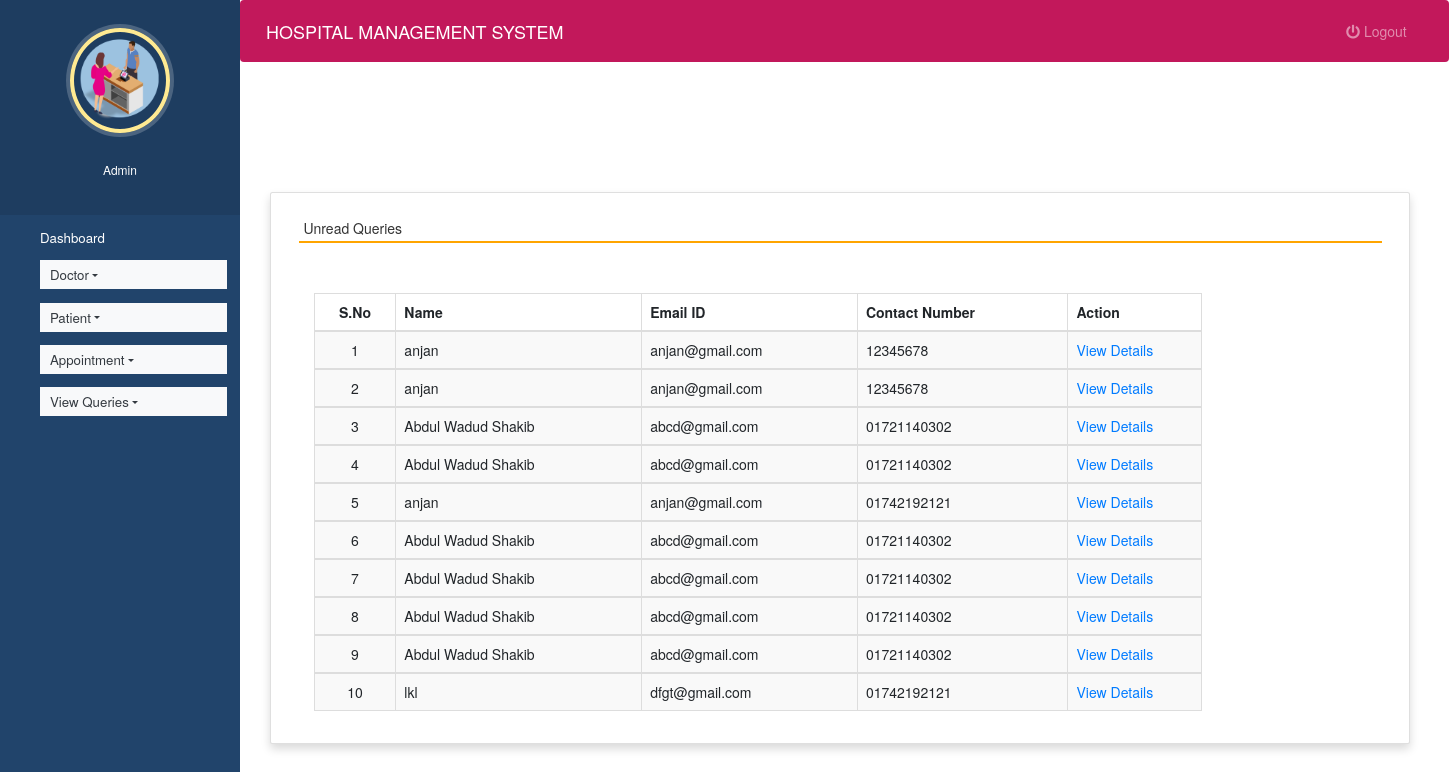
Screenshot of /read_queries (signed in) with the database file from the repository.
### hospitals/models.py (models this page shows, shortened)
class Contact(models.Model):
    name = models.CharField(max_length=100, null=True)
    contact = models.CharField(max_length=15, null=True)
    email = models.CharField(max_length=50, null=True)
    subject = models.CharField(max_length=100, null=True)
    message = models.CharField(max_length=300, null=True)
    msgdate = models.DateField(null=True)
    isread = models.CharField(max_length=10,null=True)

### hospitals/views.py (the view)
# urls.py: path('read_queries', read_queries, name='read_queries'),
def read_queries(request):
    if not request.user.is_authenticated:
        return redirect('login')
    contact = Contact.objects.filter(isread="yes")
    return render(request,'unread_queries.html', locals())

### hospitals/templates/unread_queries.html (shortened to what this page needs)
{% extends 'admin_nav.html' %}
{% load static %}
{% block content %}
<head>
 <link rel="stylesheet" href="https://maxcdn.bootstrapcdn.com/bootstrap/3.4.1/css/bootstrap.min.css">
  <link rel="stylesheet" href="https://cdnjs.cloudflare.com/ajax/libs/font-awesome/4.7.0/css/font-awesome.min.css">
  <link rel="stylesheet" href="https://use.fontawesome.com/releases/v5.6.3/css/all.css">
</head>
<br><br><br><br>
<div class="container card shadow m-5">
    <div class="card-body">
        <h5 class="p-2" style="border-bottom: 2px solid orange">Unread Queries</h5>
		<div class="container mt-5">
            <table id="example" class="table table-striped table-bordered" style="width:80%">
			<thead>
                                    <tr>
                                        <th class="text-center">S.No</th>
                                        <th class="d-none d-sm-table-cell">Name</th>
                                        <th class="d-none d-sm-table-cell">Email ID</th>
                                        <th class="d-none d-sm-table-cell">Contact Number</th>
                                        <th class="d-none d-sm-table-cell" style="width: 15%;">Action</th>
                                    </tr>
                                </thead>
                                {% for i in contact %}
                                <tbody>
                                    <tr>
                                        <td class="text-center">{{forloop.counter}}</td>
                                        <td class="font-w600">{{i.name}}</td>
                                        <td class="font-w600">{{i.email}}</td>
                                        <td class="font-w600">{{i.contact}}</td>
                                        <td class="font-w600"><a href="{% url 'view_queries' i.id %}" class="text-primary">View Details</a></td>
                                    </tr>
                                        {% endfor %}
                                </tbody>
            </table>
        </div>
    </div>
</div>
{% endblock content %}

### hospitals/static/style.css (style rules this page uses)
body { padding-left: 240px; }

### hospitals/templates/admin_nav.html (style rules this page uses)
a:link { text-decoration: none; }
a { color: white; }
body { padding-left: 240px; }

### rows the page displays
Contact: name "anjan", email "anjan@gmail.com", contact "12345678"
Contact: name "anjan", email "anjan@gmail.com", contact "12345678"
Contact: name "Abdul Wadud Shakib", email "abcd@gmail.com", contact "01721140302"
Contact: name "Abdul Wadud Shakib", email "abcd@gmail.com", contact "01721140302"
Contact: name "anjan", email "anjan@gmail.com", contact "01742192121"
Contact: name "Abdul Wadud Shakib", email "abcd@gmail.com", contact "01721140302"
Contact: name "Abdul Wadud Shakib", email "abcd@gmail.com", contact "01721140302"
Contact: name "Abdul Wadud Shakib", email "abcd@gmail.com", contact "01721140302"
Contact: name "Abdul Wadud Shakib", email "abcd@gmail.com", contact "01721140302"
Contact: name "lkl", email "dfgt@gmail.com", contact "01742192121"
